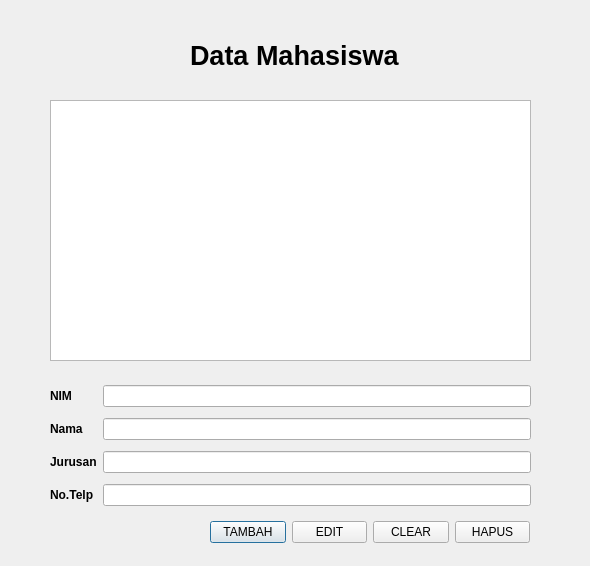
<?xml version="1.0" encoding="UTF-8"?>
<ui version="4.0">
 <class>Dialog</class>
 <widget class="QDialog" name="Dialog">
  <property name="geometry">
   <rect>
    <x>0</x>
    <y>0</y>
    <width>590</width>
    <height>566</height>
   </rect>
  </property>
  <property name="windowTitle">
   <string>MainWindow</string>
  </property>
  <widget class="QLabel" name="label">
   <property name="geometry">
    <rect>
     <x>190</x>
     <y>30</y>
     <width>221</width>
     <height>51</height>
    </rect>
   </property>
   <property name="font">
    <font>
     <pointsize>20</pointsize>
     <weight>75</weight>
     <bold>true</bold>
    </font>
   </property>
   <property name="text">
    <string>Data Mahasiswa</string>
   </property>
  </widget>
  <widget class="QTextBrowser" name="textBrowser">
   <property name="geometry">
    <rect>
     <x>50</x>
     <y>100</y>
     <width>481</width>
     <height>261</height>
    </rect>
   </property>
  </widget>
  <widget class="QWidget" name="layoutWidget">
   <property name="geometry">
    <rect>
     <x>50</x>
     <y>380</y>
     <width>481</width>
     <height>131</height>
    </rect>
   </property>
   <layout class="QGridLayout" name="gridLayout">
    <item row="2" column="1">
     <widget class="QLineEdit" name="lineEdit_4"/>
    </item>
    <item row="1" column="0">
     <widget class="QLabel" name="label_3">
      <property name="font">
       <font>
        <weight>75</weight>
        <bold>true</bold>
       </font>
      </property>
      <property name="text">
       <string>Nama</string>
      </property>
     </widget>
    </item>
    <item row="5" column="1">
     <widget class="QLineEdit" name="lineEdit_3"/>
    </item>
    <item row="2" column="0">
     <widget class="QLabel" name="label_4">
      <property name="font">
       <font>
        <weight>75</weight>
        <bold>true</bold>
       </font>
      </property>
      <property name="text">
       <string>Jurusan</string>
      </property>
     </widget>
    </item>
    <item row="0" column="0">
     <widget class="QLabel" name="label_2">
      <property name="font">
       <font>
        <weight>75</weight>
        <bold>true</bold>
       </font>
      </property>
      <property name="text">
       <string>NIM</string>
      </property>
     </widget>
    </item>
    <item row="0" column="1">
     <widget class="QLineEdit" name="lineEdit"/>
    </item>
    <item row="5" column="0">
     <widget class="QLabel" name="label_5">
      <property name="font">
       <font>
        <weight>75</weight>
        <bold>true</bold>
       </font>
      </property>
      <property name="text">
       <string>No.Telp</string>
      </property>
     </widget>
    </item>
    <item row="1" column="1">
     <widget class="QLineEdit" name="lineEdit_2"/>
    </item>
   </layout>
  </widget>
  <widget class="QWidget" name="layoutWidget">
   <property name="geometry">
    <rect>
     <x>210</x>
     <y>520</y>
     <width>320</width>
     <height>25</height>
    </rect>
   </property>
   <layout class="QHBoxLayout" name="horizontalLayout">
    <item>
     <widget class="QPushButton" name="pushButton">
      <property name="text">
       <string>TAMBAH</string>
      </property>
     </widget>
    </item>
    <item>
     <widget class="QPushButton" name="pushButton_2">
      <property name="text">
       <string>EDIT</string>
      </property>
     </widget>
    </item>
    <item>
     <widget class="QPushButton" name="pushButton_3">
      <property name="text">
       <string>CLEAR</string>
      </property>
     </widget>
    </item>
    <item>
     <widget class="QPushButton" name="pushButton_4">
      <property name="text">
       <string>HAPUS</string>
      </property>
     </widget>
    </item>
   </layout>
  </widget>
 </widget>
 <resources/>
 <connections/>
</ui>
